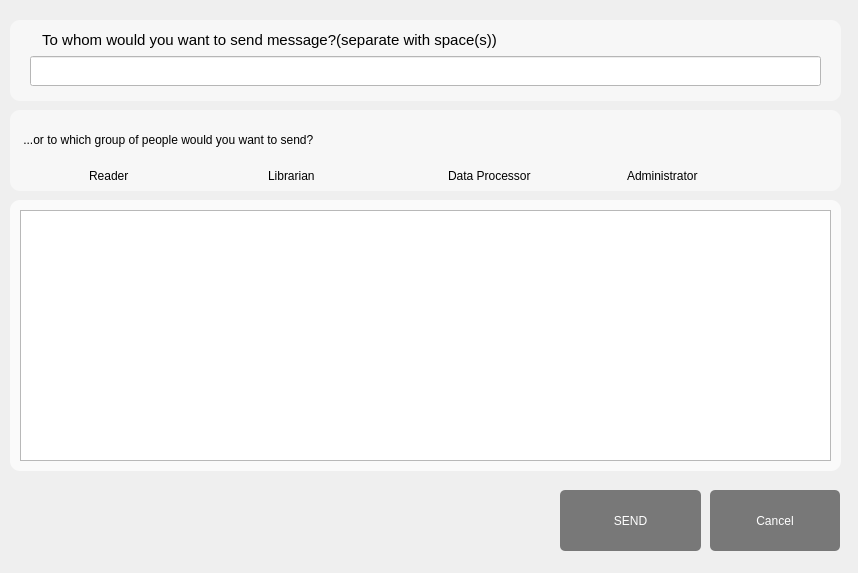
<?xml version="1.0" encoding="UTF-8"?>
<ui version="4.0">
 <class>sendNotification</class>
 <widget class="QDialog" name="sendNotification">
  <property name="geometry">
   <rect>
    <x>0</x>
    <y>0</y>
    <width>858</width>
    <height>573</height>
   </rect>
  </property>
  <property name="windowTitle">
   <string>Send your message</string>
  </property>
  <property name="windowIcon">
   <iconset resource="LIBPRO.qrc">
    <normaloff>:/icon/Resources/icon/LP icon.png</normaloff>:/icon/Resources/icon/LP icon.png</iconset>
  </property>
  <property name="styleSheet">
   <string notr="true">QCheckBox{
font: 60 12pt &quot;Segoe UI Light&quot;;
}
QPushButton{
font: 25 12pt &quot;Segoe UI Light&quot;;
color: white;
background-color: rgba(0, 0,0,0.5);
border-radius: 10px;
}
QPushButton::hover{
font: 25 12pt &quot;Segoe UI Light&quot;;
color: white;
background-color: rgba(30, 30,30,0.5);
border-radius: 10px;
}
QPushButton::pressed{
font: 25 12pt &quot;Segoe UI Light&quot;;
color: white;
background-color: rgba(80, 80,80,0.5);
border-radius: 10px;
}
#sendNotification{
border-image: url(:/appscreen/Resources/appscreen/Admin_Background.png);
}</string>
  </property>
  <widget class="QFrame" name="frame">
   <property name="geometry">
    <rect>
     <x>10</x>
     <y>20</y>
     <width>831</width>
     <height>81</height>
    </rect>
   </property>
   <property name="styleSheet">
    <string notr="true">#frame{
background-color: rgba(255, 255, 255,0.5);
border-radius: 10px;
}</string>
   </property>
   <property name="frameShape">
    <enum>QFrame::StyledPanel</enum>
   </property>
   <property name="frameShadow">
    <enum>QFrame::Raised</enum>
   </property>
   <widget class="QWidget" name="layoutWidget">
    <property name="geometry">
     <rect>
      <x>0</x>
      <y>0</y>
      <width>831</width>
      <height>76</height>
     </rect>
    </property>
    <layout class="QVBoxLayout" name="verticalLayout_2">
     <property name="leftMargin">
      <number>20</number>
     </property>
     <property name="topMargin">
      <number>10</number>
     </property>
     <property name="rightMargin">
      <number>20</number>
     </property>
     <property name="bottomMargin">
      <number>10</number>
     </property>
     <item>
      <layout class="QHBoxLayout" name="horizontalLayout_2">
       <item>
        <widget class="QLabel" name="label">
         <property name="font">
          <font>
           <family>Segoe UI Symbol</family>
           <pointsize>11</pointsize>
           <weight>50</weight>
           <italic>false</italic>
           <bold>false</bold>
          </font>
         </property>
         <property name="styleSheet">
          <string notr="true">color: black;
background:rgba(255, 255, 255,0);
font: 11pt &quot;Segoe UI Symbol&quot;;
</string>
         </property>
         <property name="text">
          <string>   To whom would you want to send message?(separate with space(s))</string>
         </property>
        </widget>
       </item>
       <item>
        <spacer name="horizontalSpacer">
         <property name="orientation">
          <enum>Qt::Horizontal</enum>
         </property>
         <property name="sizeHint" stdset="0">
          <size>
           <width>398</width>
           <height>20</height>
          </size>
         </property>
        </spacer>
       </item>
      </layout>
     </item>
     <item>
      <widget class="QLineEdit" name="sendLE">
       <property name="sizePolicy">
        <sizepolicy hsizetype="Expanding" vsizetype="Expanding">
         <horstretch>0</horstretch>
         <verstretch>0</verstretch>
        </sizepolicy>
       </property>
       <property name="styleSheet">
        <string notr="true">background: white;</string>
       </property>
      </widget>
     </item>
    </layout>
   </widget>
  </widget>
  <widget class="QFrame" name="frame_2">
   <property name="geometry">
    <rect>
     <x>10</x>
     <y>110</y>
     <width>831</width>
     <height>81</height>
    </rect>
   </property>
   <property name="styleSheet">
    <string notr="true">#frame_2{
background-color: rgba(255,255, 255,0.5);
border-radius: 10px;
}</string>
   </property>
   <property name="frameShape">
    <enum>QFrame::StyledPanel</enum>
   </property>
   <property name="frameShadow">
    <enum>QFrame::Raised</enum>
   </property>
   <widget class="QWidget" name="layoutWidget">
    <property name="geometry">
     <rect>
      <x>0</x>
      <y>0</y>
      <width>831</width>
      <height>86</height>
     </rect>
    </property>
    <layout class="QVBoxLayout" name="verticalLayout">
     <property name="topMargin">
      <number>10</number>
     </property>
     <property name="bottomMargin">
      <number>10</number>
     </property>
     <item>
      <widget class="QLabel" name="label_2">
       <property name="styleSheet">
        <string notr="true">color: black;
background:rgba(255, 255, 255,0);
font: 11pt &quot;Segoe UI Symbol&quot;;
</string>
       </property>
       <property name="text">
        <string>    ...or to which group of people would you want to send?</string>
       </property>
      </widget>
     </item>
     <item>
      <layout class="QHBoxLayout" name="horizontalLayout">
       <property name="leftMargin">
        <number>60</number>
       </property>
       <property name="rightMargin">
        <number>60</number>
       </property>
       <item>
        <widget class="QCheckBox" name="readerCB">
         <property name="styleSheet">
          <string notr="true">color: black;
background:rgba(255, 255, 255,0)</string>
         </property>
         <property name="text">
          <string>Reader</string>
         </property>
        </widget>
       </item>
       <item>
        <widget class="QCheckBox" name="librarianCB">
         <property name="styleSheet">
          <string notr="true">color: black;
background:rgba(255, 255, 255,0)</string>
         </property>
         <property name="text">
          <string>Librarian</string>
         </property>
        </widget>
       </item>
       <item>
        <widget class="QCheckBox" name="dataProcessorCB">
         <property name="styleSheet">
          <string notr="true">color: black;
background:rgba(255, 255, 255,0)</string>
         </property>
         <property name="text">
          <string>Data Processor</string>
         </property>
        </widget>
       </item>
       <item>
        <widget class="QCheckBox" name="administratorCB">
         <property name="styleSheet">
          <string notr="true">color: black;
background:rgba(255, 255, 255,0)</string>
         </property>
         <property name="text">
          <string>Administrator</string>
         </property>
        </widget>
       </item>
      </layout>
     </item>
    </layout>
   </widget>
  </widget>
  <widget class="QFrame" name="frame_3">
   <property name="geometry">
    <rect>
     <x>10</x>
     <y>200</y>
     <width>831</width>
     <height>271</height>
    </rect>
   </property>
   <property name="styleSheet">
    <string notr="true">#frame_3{
background-color: rgba(255, 255, 255,0.7);
border-radius:10px;
}</string>
   </property>
   <property name="frameShape">
    <enum>QFrame::StyledPanel</enum>
   </property>
   <property name="frameShadow">
    <enum>QFrame::Raised</enum>
   </property>
   <widget class="QTextEdit" name="messageTE">
    <property name="geometry">
     <rect>
      <x>10</x>
      <y>10</y>
      <width>811</width>
      <height>251</height>
     </rect>
    </property>
   </widget>
  </widget>
  <widget class="QPushButton" name="sendButton">
   <property name="geometry">
    <rect>
     <x>560</x>
     <y>490</y>
     <width>141</width>
     <height>61</height>
    </rect>
   </property>
   <property name="styleSheet">
    <string notr="true">border-radius:5px;</string>
   </property>
   <property name="text">
    <string>SEND</string>
   </property>
  </widget>
  <widget class="QPushButton" name="cancelButton">
   <property name="geometry">
    <rect>
     <x>710</x>
     <y>490</y>
     <width>130</width>
     <height>61</height>
    </rect>
   </property>
   <property name="minimumSize">
    <size>
     <width>130</width>
     <height>0</height>
    </size>
   </property>
   <property name="styleSheet">
    <string notr="true">border-radius:5px;</string>
   </property>
   <property name="text">
    <string>Cancel</string>
   </property>
  </widget>
 </widget>
 <resources>
  <include location="LIBPRO.qrc"/>
 </resources>
 <connections/>
</ui>
